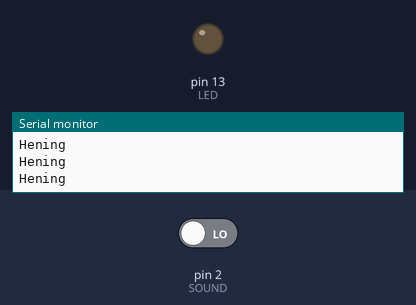
Recording of a sketch running on a simulated Arduino Uno, built with avr-gcc and run on an emulated ATmega328P. Shown: output pins drawn as LEDs (lit = HIGH), the last lines printed to the serial monitor. Inputs (shaded band) come from the test bench; at power-on: pin 2 (SOUND) LOW.

Above: at 1.2 s.
1.3 s: pin 2 (SOUND) driven HIGH
At 2.5 s:
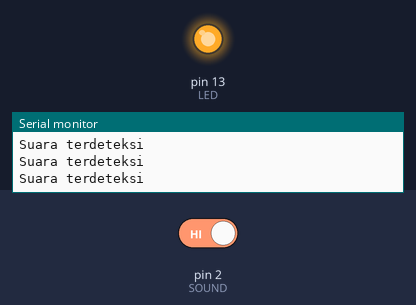
2.8 s: pin 2 (SOUND) driven LOW
At 3.8 s:
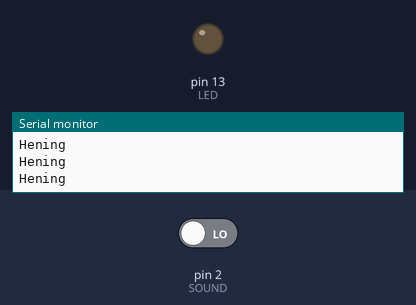
Timing chart, 0 to 5.8 s (numbered marks = the images above; inputs shaded):
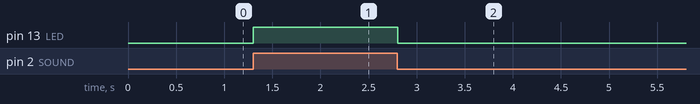

The sketch:

01_Deteksi_Suara.ino
```cpp
const int SOUND = 2;
const int LED = 13;

void setup() {
  pinMode(SOUND, INPUT);
  pinMode(LED, OUTPUT);
  Serial.begin(9600);
}

void loop() {
  int suara = digitalRead(SOUND);
  digitalWrite(LED, suara == HIGH ? HIGH : LOW);
  Serial.println(suara == HIGH ? "Suara terdeteksi" : "Hening");
  delay(100);
}
```

Measured:
- after the input at 1.3 s, pin 13 (LED): LOW → HIGH at once
- after the input at 2.8 s, pin 13 (LED): HIGH → LOW at once
